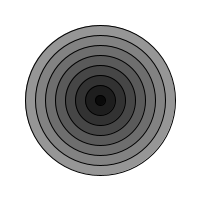
Frame 1 (no input)
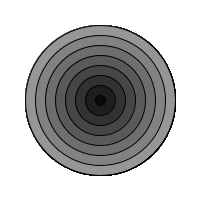
Frame 60 (the mouse pressed at the canvas centre just before this capture)
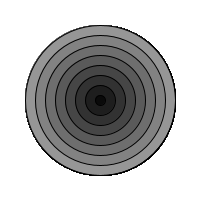
Frame 120 (the mouse held since frame 60 and released just before this capture)

The Processing sketch that drew these frames (run headless with seeded random() and noise(); from frame 60 on, the mouse is pressed at the canvas centre):

// Processing sketch: FORcircle
// ── FORcircle.pde
void setup() {
  size(200,200);
  background(255);
}


void draw () {
  
  for (int w = 150; w > 0;  w-=20) {
    stroke (0);
    fill (w);
    ellipseMode(CENTER);
    ellipse (100,100,w,w);
  }
}
